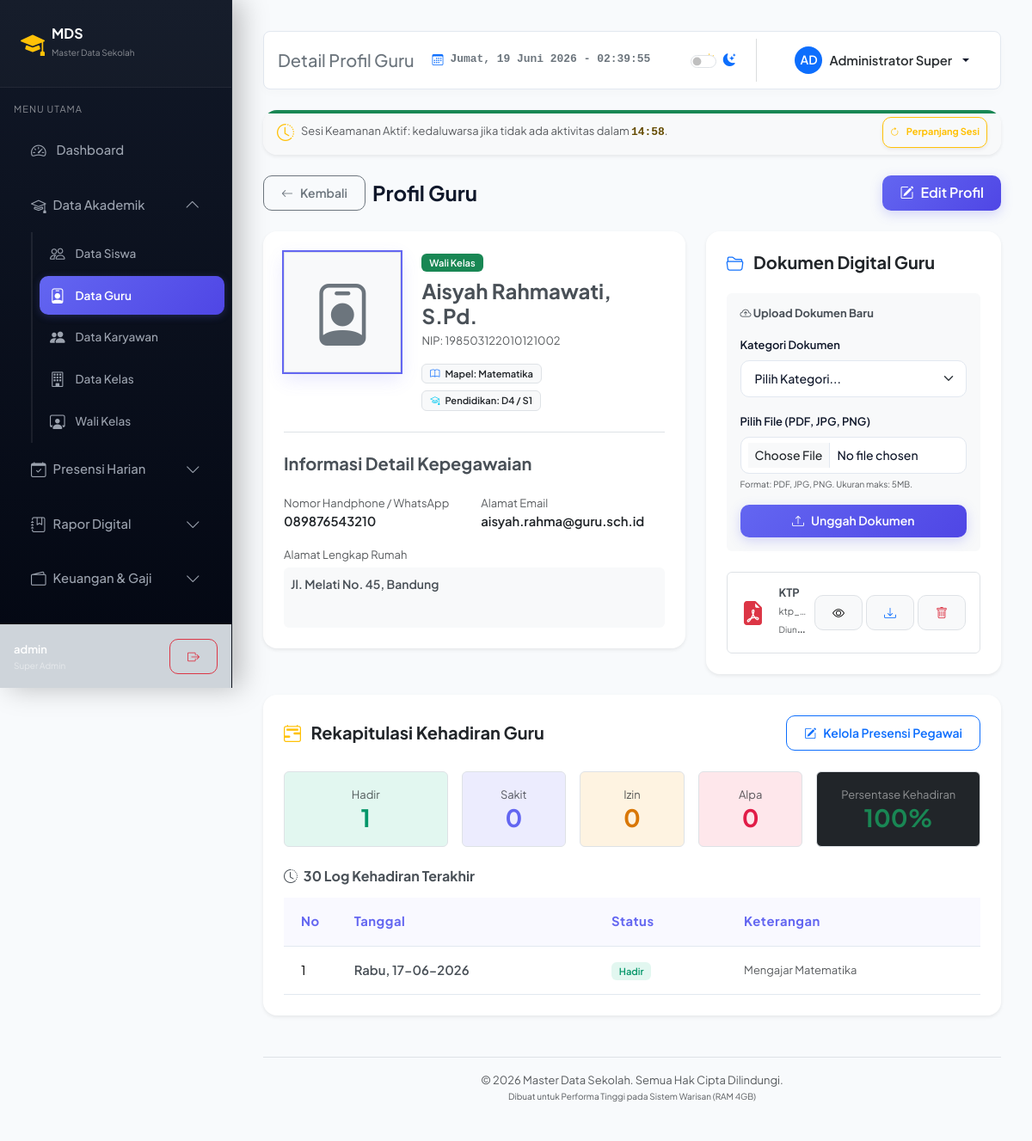
Page /guru/detail.php?id=1 (signed in) on the committed database.
### tables this page shows
CREATE TABLE IF NOT EXISTS `guru` (
  `id` INT AUTO_INCREMENT PRIMARY KEY,
  `nip` VARCHAR(20) DEFAULT NULL UNIQUE,
  `nama` VARCHAR(100) NOT NULL,
  `mata_pelajaran` VARCHAR(100) NOT NULL,
  `jabatan` VARCHAR(100) NOT NULL,
  `pendidikan_terakhir` VARCHAR(50) NOT NULL,
  `no_hp` VARCHAR(20) NOT NULL,
  `email` VARCHAR(100) NOT NULL,
  `alamat` TEXT NOT NULL,
  `foto` VARCHAR(255) DEFAULT NULL,
  `created_at` TIMESTAMP DEFAULT CURRENT_TIMESTAMP
);

CREATE TABLE IF NOT EXISTS `dokumen` (
  `id` INT AUTO_INCREMENT PRIMARY KEY,
  `tipe_data` ENUM('siswa', 'guru', 'karyawan') NOT NULL,
  `data_id` INT NOT NULL,
  `kategori` VARCHAR(50) NOT NULL,
  `nama_file` VARCHAR(255) NOT NULL,
  `lokasi_file` VARCHAR(255) NOT NULL,
  `tanggal_upload` TIMESTAMP DEFAULT CURRENT_TIMESTAMP
);

CREATE TABLE IF NOT EXISTS `presensi_pegawai` (
  `id` INT AUTO_INCREMENT PRIMARY KEY,
  `tipe_penerima` ENUM('guru', 'karyawan') NOT NULL,
  `penerima_id` INT NOT NULL,
  `tanggal` DATE NOT NULL,
  `status` ENUM('Hadir', 'Sakit', 'Izin', 'Alpa') NOT NULL,
  `keterangan` VARCHAR(255) DEFAULT NULL,
  `created_at` TIMESTAMP DEFAULT CURRENT_TIMESTAMP,
  `updated_at` TIMESTAMP DEFAULT CURRENT_TIMESTAMP ON UPDATE CURRENT_TIMESTAMP,
  UNIQUE KEY `idx_penerima_tanggal` (`tipe_penerima`, `penerima_id`, `tanggal`)
);

### guru/detail.php (the view, shortened to what the rows shown need)
<?php
$path_prefix = '../';
require_once $path_prefix . 'config/db.php';
require_once $path_prefix . 'includes/auth_check.php';
$guru = null;
$documents = [];
if (isset($_GET['id'])) {
    $id = (int)$_GET['id'];
    try {
        $stmt = $pdo->prepare("SELECT * FROM guru WHERE id = ?");
        $stmt->execute([$id]);
        $guru = $stmt->fetch();
        $doc_stmt = $pdo->prepare("SELECT * FROM dokumen WHERE tipe_data = 'guru' AND data_id = ? ORDER BY tanggal_upload DESC");
        $doc_stmt->execute([$id]);
        $documents = $doc_stmt->fetchAll();
        $att_logs_stmt = $pdo->prepare("
            SELECT tanggal, status, keterangan
            FROM presensi_pegawai
            WHERE tipe_penerima = 'guru' AND penerima_id = ?
            ORDER BY tanggal DESC
            LIMIT 30
        ");
        $att_logs_stmt->execute([$id]);
        $att_logs = $att_logs_stmt->fetchAll();
    } catch (PDOException $e) {
        $_SESSION['error_message'] = 'Gagal memuat profil: ' . $e->getMessage();
        header("Location: index.php");
        exit();
    }
} else {
    $_SESSION['error_message'] = 'ID Guru tidak valid.';
    header("Location: index.php");
    exit();
}
include $path_prefix . 'includes/header.php';
?>
<div class="row g-4">
    <div class="col-12 col-xl-7">
        <div class="card shadow-sm border-0 mb-4">
            <div class="card-body p-4">
                <div class="d-flex flex-column flex-sm-row align-items-center align-items-sm-start gap-4 pb-4 border-bottom">
                    <div class="text-center text-sm-start">
                        <span class="badge bg-success mb-2"><?php echo htmlspecialchars($guru['jabatan']); ?></span>
                        <h4 class="fw-bold mb-1 text-dark-emphasis"><?php echo htmlspecialchars($guru['nama']); ?></h4>
                        <p class="text-muted small mb-3">NIP: <?php echo !empty($guru['nip']) ? htmlspecialchars($guru['nip']) : 'Guru Honorer / Belum Ada NIP'; ?></p>
                        <div class="d-flex flex-wrap justify-content-center justify-content-sm-start gap-2">
                            <span class="badge bg-light text-dark border"><i class="bi bi-book text-primary me-1"></i> Mapel: <?php echo htmlspecialchars($guru['mata_pelajaran']); ?></span>
                            <span class="badge bg-light text-dark border"><i class="bi bi-mortarboard text-info me-1"></i> Pendidikan: <?php echo htmlspecialchars($guru['pendidikan_terakhir']); ?></span>
                        </div>
                    </div>
                </div>
                <div class="row g-3">
                    <div class="col-sm-6">
                        <span class="text-muted small d-block">Nomor Handphone / WhatsApp</span>
                        <span class="fw-semibold"><?php echo htmlspecialchars($guru['no_hp']); ?></span>
                    </div>
                    <div class="col-sm-6">
                        <span class="text-muted small d-block">Alamat Email</span>
                        <span class="fw-semibold"><?php echo !empty($guru['email']) ? htmlspecialchars($guru['email']) : '-'; ?></span>
                    </div>
                    <div class="col-12">
                        <span class="text-muted small d-block">Alamat Lengkap Rumah</span>
                        <span class="fw-semibold d-block mt-1 p-2 bg-light rounded text-dark-emphasis" style="font-size: 14px; min-height: 70px;">
                            <?php echo nl2br(htmlspecialchars($guru['alamat'])); ?>
                        </span>
                    </div>
                </div>
            </div>
        </div>
    </div>
    <div class="col-12 col-xl-5">
        <div class="card shadow-sm border-0 mb-4">
            <div class="card-body p-4">
                <div class="d-flex flex-column gap-3">
                    <?php if (empty($documents)): ?>
                        <div class="text-center py-4 text-muted border border-dashed rounded bg-light bg-opacity-50">
                            <i class="bi bi-file-earmark-lock2 fs-2 text-secondary"></i>
                            <p class="mt-2 small mb-0">Belum ada dokumen digital diunggah.</p>
                        </div>
                    <?php else: ?>
                        <?php foreach ($documents as $doc):
                            $ext = strtolower(pathinfo($doc['nama_file'], PATHINFO_EXTENSION));
                            $icon_class = 'bi-file-earmark-text text-secondary';
                            if ($ext === 'pdf') $icon_class = 'bi-file-earmark-pdf-fill text-danger';
                            elseif (in_array($ext, ['png', 'jpg', 'jpeg'])) $icon_class = 'bi-file-earmark-image-fill text-success';
                        ?>
                            <div class="d-flex align-items-center justify-content-between p-3 border rounded">
                                <div class="d-flex align-items-center gap-3 text-truncate">
                                    <i class="bi <?php echo $icon_class; ?> fs-3"></i>
                                    <div class="text-truncate">
                                        <h6 class="mb-1 fw-bold text-dark-emphasis small text-truncate" title="<?php echo htmlspecialchars($doc['kategori']); ?>">
                                            <?php echo htmlspecialchars($doc['kategori']); ?>
                                        </h6>
                                        <small class="text-muted text-truncate d-block" style="font-size: 11px;">
                                            <?php echo htmlspecialchars($doc['nama_file']); ?>
                                        </small>
                                        <small class="text-muted" style="font-size: 10px;">
                                            Diunggah: <?php echo date('d/m/Y H:i', strtotime($doc['tanggal_upload'])); ?>
                                        </small>
                                    </div>
                                </div>
                                <div class="d-flex gap-1 ms-2">
                                    <a href="../dokumen/view.php?id=<?php echo $doc['id']; ?>" target="_blank" class="btn btn-sm btn-light border" title="Preview Dokumen">
                                        <i class="bi bi-eye"></i>
                                    </a>
                                    <a href="../dokumen/view.php?id=<?php echo $doc['id']; ?>" class="btn btn-sm btn-light border text-primary" title="Download">
                                        <i class="bi bi-download"></i>
                                    </a>
                                    <?php if (hasPermission(['super_admin', 'operator']) || (hasPermission(['guru']) && isset($_SESSION['username']) && strtolower(str_replace(' ', '', $guru['nama'])) === strtolower(str_replace(' ', '', $_SESSION['nama_lengkap'])))): ?>
                                        <a href="../dokumen/delete.php?id=<?php echo $doc['id']; ?>&guru_id=<?php echo $guru['id']; ?>&csrf_token=<?php echo $_SESSION['csrf_token'] ?? ''; ?>" class="btn btn-sm btn-light border text-danger" onclick="return confirmDelete('Apakah Anda yakin ingin menghapus file dokumen digital ini?')" title="Hapus Dokumen">
                                            <i class="bi bi-trash"></i>
                                        </a>
                                    <?php endif; ?>
                                </div>
                            </div>
                        <?php endforeach; ?>
                    <?php endif; ?>
                </div>
            </div>
        </div>
    </div>
</div>
<div class="row mb-4" id="kehadiran_history">
    <div class="col-12">
        <div class="card shadow-sm border-0">
            <div class="card-body p-4">
                <?php if (empty($att_logs)): ?>
                    <div class="text-center py-4 text-muted border border-dashed rounded">
                        Belum ada catatan kehadiran untuk guru ini.
                    </div>
                <?php else: ?>
                    <div class="table-responsive" style="max-height: 400px; overflow-y: auto;">
                        <table class="table table-hover align-middle mb-0">
                            <thead class="table-light sticky-top">
                                <tr>
                                    <th style="width: 60px;">No</th>
                                    <th>Tanggal</th>
                                    <th>Status</th>
                                    <th>Keterangan</th>
                                </tr>
                            </thead>
                            <tbody>
                                <?php
                                $a_no = 1;
                                $day_names = [
                                    'Sunday' => 'Minggu', 'Monday' => 'Senin', 'Tuesday' => 'Selasa',
                                    'Wednesday' => 'Rabu', 'Thursday' => 'Kamis', 'Friday' => 'Jumat', 'Saturday' => 'Sabtu'
                                ];
                                foreach ($att_logs as $log):
                                    $day_en = date('l', strtotime($log['tanggal']));
                                    $day_id = $day_names[$day_en] ?? $day_en;
                                    $formatted_date = $day_id . ', ' . date('d-m-Y', strtotime($log['tanggal']));
                                    $badge_class = 'bg-secondary';
                                    if ($log['status'] === 'Hadir') $badge_class = 'bg-success-subtle text-success-emphasis';
                                    elseif ($log['status'] === 'Sakit') $badge_class = 'bg-primary-subtle text-primary-emphasis';
                                    elseif ($log['status'] === 'Izin') $badge_class = 'bg-warning-subtle text-warning-emphasis';
                                    elseif ($log['status'] === 'Alpa') $badge_class = 'bg-danger-subtle text-danger-emphasis';
                                ?>
                                    <tr>
                                        <td><?php echo $a_no++; ?></td>
                                        <td class="fw-semibold text-dark-emphasis"><?php echo $formatted_date; ?></td>
                                        <td>
                                            <span class="badge <?php echo $badge_class; ?>"><?php echo htmlspecialchars($log['status']); ?></span>
                                        </td>
                                        <td class="small text-muted text-wrap" style="max-width: 300px;">
                                            <?php echo !empty($log['keterangan']) ? htmlspecialchars($log['keterangan']) : '-'; ?>
                                        </td>
                                    </tr>
                                <?php endforeach; ?>
                            </tbody>
                        </table>
                    </div>
                <?php endif; ?>
            </div>
        </div>
    </div>
</div>
<?php include $path_prefix . 'includes/footer.php'; ?>

### rows in the picture
guru: jabatan "Wali Kelas", nama "Aisyah Rahmawati, S.Pd.", nip "198503122010121002", mata_pelajaran "Matematika", pendidikan_terakhir "D4 / S1", no_hp "089876543210", email "aisyah.rahma@guru.sch.id", alamat "Jl. Melati No. 45, Bandung"
dokumen: kategori "KT…", nama_file "ktp_…"
presensi_pegawai: tanggal "Rabu, 17-06-2026", status "Hadir", keterangan "Mengajar Matematika"

### other values in the picture
$_SESSION['username'] "admin"
$role_labels[$role] "Super Admin"
$page_title "Detail Profil Guru"
substr($name, 0, 2) "AD"
$name "Administrator Super"
$att_summary['Hadir'] "1"
$att_summary['Sakit'] "0"
$att_summary['Izin'] "0"
$att_summary['Alpa'] "0"
$rate "100"
